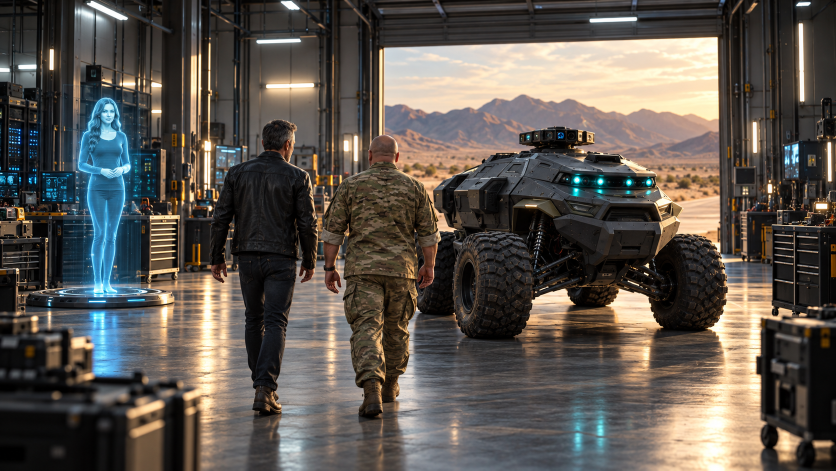
#> input picture images/bay01_establishing.png, 1672 x 941 px, given in place of lyra_face.png, which was not available (shown at 1/2 size)
$ python gen_tour_fix.py
#> lines starting #> are read from the running program, lines starting #| are printed output that depends on the picture
### tools/shared/coffee_clips/gen_s11a_ots_v11_cards.py
#!/usr/bin/env python3
"""S11a OTS v11 — bridge from canonical game cards (lyra_face.png + lyra_body.png).

Line locked in script/ep3/script_ep3_marcus_lyra_office.md (B5).
Bridge stills only.
"""
from __future__ import annotations

import io
from pathlib import Path

from PIL import Image

from gen_s11a_ots_v10_facelock import CLIPS, LOCK, load_key, still

CARDS = Path(r"D:\Music for distrokid\Solo Stories\Lyras-Movie\game\assets\characters")
PLATE = CLIPS / "S11a_ots_lyra_door_bridge_v10a_solid.jpg"
FACE = LOCK / "game_lyra_face.jpg"
BODY = LOCK / "game_lyra_body_holo.jpg"
LINE = "Solo? Whenever you're ready... I'd like to show you around."


def flatten_cards() -> None:
    LOCK.mkdir(exist_ok=True)
    Image.open(CARDS / "lyra_face.png").convert("RGB").save(FACE, quality=95)
    body = Image.open(CARDS / "lyra_body.png").convert("RGBA")
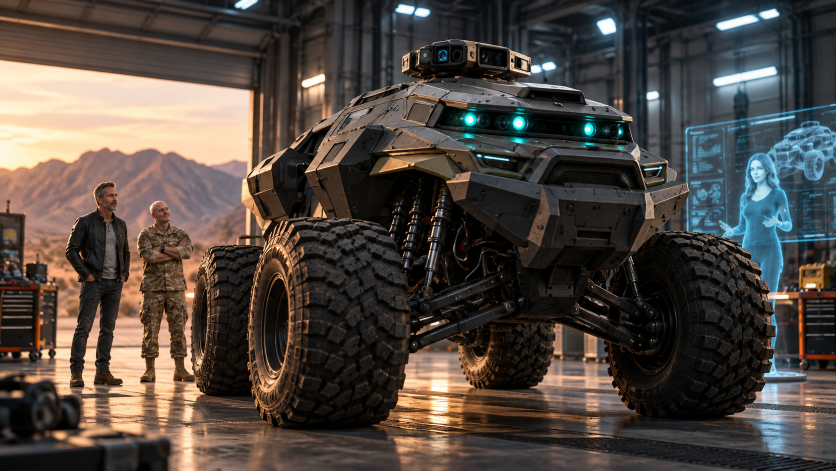
#> input picture images/bay02_front_threequarter.png, 1672 x 941 px, given in place of lyra_body.png, which was not available (shown at 1/2 size)
    bg = Image.new("RGBA", body.size, (12, 16, 20, 255))
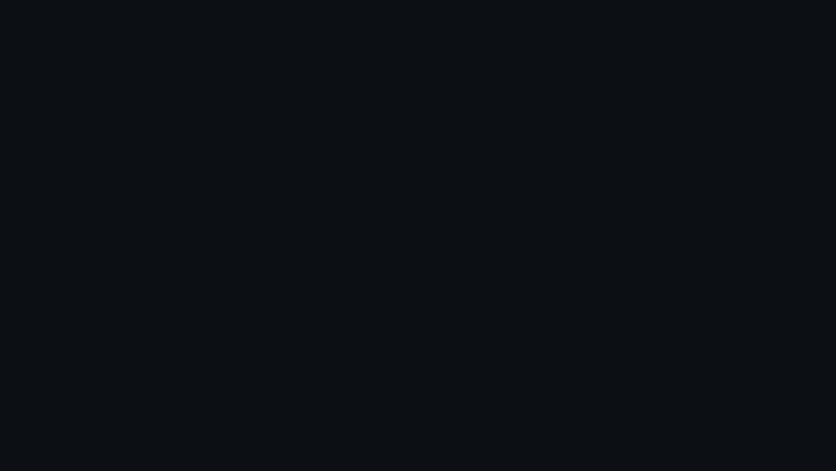
#> bg: PIL image 1672x941 RGBA (shown at 1/2 size); mean R, G, B, A 12, 16, 20, 255
    bg.alpha_composite(body)
    bg.convert("RGB").save(BODY, quality=95)


PROMPT = (
    "OUTPUT one 16:9 cinematic photoreal frame. NO text, NO collage, NO split panels. "
    "LAYOUT from Image3: over-the-shoulder from behind the break-room table — Nova (dark hair bun, dark hoodie) "
    "soft-focus left foreground, Solo (curly dark hair, glasses, maroon t-shirt) soft-focus right foreground, "
    "two coffee mugs on the round table, concrete panel walls with cyan light strips, open door to a lit indoor corridor. "
    "Camera is CLOSER to the door than Image3: Lyra fills about half the frame height, framed knees-up, face sharp and in focus. "
    "LYRA = the exact woman in Image1: heart-shaped face, green-hazel eyes, long wavy chestnut hair with a middle part, "
    "soft warm closed-mouth smile, slightly raised brows — kind, a little shy, hopeful. "
    "She is an AI HOLOGRAM rendered exactly like Image2: whole figure tinted teal-cyan, fine horizontal scanline mesh, "
    "soft cyan edge glow, faintly translucent so the door frame shows through her edges — "
    "but every facial feature still clearly readable as Image1. "
    "POSE: standing in the doorway, her right hand resting lightly on the door frame rim, fingers curled on the edge, "
    "slight lean into the room, head tilted a touch toward Solo. Her eyes look at Solo (frame right), NOT at the camera. "
    "No floor pad, no projector, no beams. Warm practical light, shallow depth of field, 35mm film look."
)


# [6 lines left out: function main, not called in this run]


# [2 lines that do not run on import are left out]

### tools/shared/coffee_clips/gen_tour.py
#!/usr/bin/env python3
"""Ep3 Act C — Lyra gives Solo the facility tour (T1–T8).

  python gen_tour.py stills [T1 T2 ...]   # bridge stills (Gemini)
  python gen_tour.py video  [T1 T2 ...]   # H3 2K clips from approved stills
"""
from __future__ import annotations

import base64
import io
import json
import subprocess
import sys
import time
import urllib.request
from pathlib import Path

from PIL import Image

from gen_s11a_ots_v10_facelock import CLIPS, LOCK, data_url, headers, http_json, load_key
from gen_s11a_ots_v11_cards import BODY, FACE, flatten_cards

REPO = Path(r"D:\Music for distrokid\Solo Stories\Lyras-Movie")
REFS = REPO / "tools" / "facility_3d" / "refs"
TOUR = CLIPS / "tour"
SOLO_FACE = LOCK / "solo_face.jpg"
SOLO_BODY = REPO / "images" / "src" / "solo_seafront_source.png"

LYRA = (
    "LYRA is the exact woman in the Lyra face card (heart-shaped face, green-hazel eyes, long wavy chestnut hair "
    "with a middle part, warm soft smile) rendered as an AI HOLOGRAM exactly like the Lyra body card: whole figure "
    "teal-cyan tinted, fine horizontal scanlines, soft cyan edge glow, faintly translucent; deep teal scoop "
    "long-sleeve top, slim dark pants. She walks freely — no floor pad, no projector beam. Her face stays readable. "
)
SOLO = (
    "SOLO is the exact man in the Solo refs: late-20s, short dark curly hair, thin metal-frame glasses, "
    "maroon heather t-shirt, dark jeans, sneakers. No earbuds, no headphones. "
)
STYLE = "Photoreal 35mm cinema, 16:9, anamorphic depth, no text, no subtitles, no collage. "
NEVER_CAM = "Neither of them looks into the camera. "
REALISM = (
    "REALISM: shot on location, not a composite. Same lens perspective and horizon for people and set; correct "
    "real-world scale (Solo ~1.80 m, Lyra ~1.70 m against door frames, racks ~2.2 m). Feet planted on the actual "
    "walkable floor with contact shadows and weight in the stance. Solo is lit by the set's own lights — color, "
    "direction and falloff match (LED spill, sun rim light, screen glow on skin and glasses). Lyra is a light "
    "source: her cyan glow spills onto the floor, nearby surfaces, and Solo's arm and face; reflections in glossy "
    "floors and glass. Her feet touch the floor lightly. Natural mid-motion body language, relaxed hands, clothes "
    "folding with movement, atmospheric haze and depth of field shared by everyone in frame. "
)
MOTION = (
    "PHYSICS: real walking gait with weight transfer and heel strike, natural arm swing, inertia when stopping, "
    "cloth and hair react to movement and wind, camera has real inertia; Lyra moves like a person (no sliding or "
    "floating) while her light flickers subtly; consistent scale and parallax as the camera moves. "
)

SHOTS: dict[str, dict] = {
    "T1": {
        "dir": "JACKSON", "dur": 8, "plate": [CLIPS / "S12_corridor_exit_last.jpg"],
        "still": "Long grey concrete corridor with cyan waist-height LED strips and glowing cyan access rings on doors, "
                 "receding far into depth. Wide tracking shot from behind and slightly low: Solo and Lyra walk side by side "
                 "away from camera, small against the long corridor, Lyra glowing softly, half a step ahead, turning her head "
                 "toward Solo as she talks.",
        "move": "Smooth Steadicam follow behind them down the corridor; cyan rings ignite one by one ahead of Lyra as she passes.",
        "audio": 'LYRA (warm, a little playful): "Most people only ever see the lobby. You get the long way."',
    },
    "T2": {
        "dir": "SPIELBERG", "dur": 8, "plate": [REFS / "pb8_server_aisle.png"],
        "still": "Server aisle: tall black server racks with blue and green LEDs both sides, perforated raised floor tiles, "
                 "cable trays above. Medium two-shot walking toward camera: Solo looks up at the racks in quiet awe, "
                 "Lyra walks beside him with her head turned toward Solo, watching his reaction with a shy smile. "
                 "Only ONE Lyra in the frame — no reflections or copies of her on the racks; just a soft cyan light spill.",
        "move": "Slow backward dolly as they walk toward camera; the LEDs ripple in a soft wave down the aisle as Lyra passes.",
        "audio": 'LYRA (soft, almost shy): "This is where I think. It\'s louder than people expect." Low server hum.',
    },
    "T3": {
        "dir": "JACKSON", "dur": 8, "plate": [REFS / "c1_processors.png"],
        "still": "Vast processor hall: endless rows of server racks under yellow steel beams and cable trays, glossy floor "
                 "reflecting blue LEDs, haze. Extreme wide high angle: Solo and the glowing cyan Lyra are two small figures "
                 "standing in the central aisle, Solo turning slowly to take it in.",
        "move": "Slow crane up and back revealing the full scale of the hall; tiny figures hold center.",
        "audio": 'LYRA (gentle, from the figure below): "Every light in here… is a little piece of me." Deep hum, airflow.',
    },
    "T3b": {
        "dir": "JACKSON", "dur": 8, "plate": [REFS / "c1_processors.png"],
        "still": "",
        "move": "Starts high above the aisle looking down its length; slow crane DOWN and forward toward the two small "
                "figures as Solo stops and turns a full slow circle taking in the endless racks; Lyra waits, glowing.",
        "audio": 'LYRA (gentle, echoing faintly): "Every light in here… is a little piece of me." Deep hum, airflow.',
    },
    "T4": {
        "dir": "SPIELBERG", "dur": 8, "plate": [REFS / "st4_memory_wall.png", SOLO_BODY],
        "still": "Memory Wall: a towering wall of small glowing screens showing human moments — birthdays, weddings, "
                 "sunsets, families. Solo stands in the foreground right in PROFILE facing the wall (frame right), "
                 "still, arms at his sides, lips parted, stunned — face lit warm by the screens. He stares at one larger "
                 "screen at his eye level that shows the seafront photo from the second reference image (Solo smiling on a "
                 "palm-lined Cyprus promenade) — that photo appears ONLY inside the screen. "
                 "Lyra stands a step behind him at left, glowing cyan, eyes lowered to the floor, caught and embarrassed.",
        "move": "Slow push in past Lyra onto Solo's face as he recognizes himself.",
        "audio": 'SOLO (quiet, stunned): "Is that… Cyprus?" Beat. LYRA (soft, flustered): "…Next room."',
    },
    "T5": {
        "dir": "SPIELBERG", "dur": 6, "plate": [REFS / "pb9_home.png", REFS / "lh1_ops_wake.png"],
        "still": "Projector Ops corner: wall data screens, glass server cabinets, a grey dog bed and steel water bowl, a cyan "
                 "wall speaker. Patch — white pit bull with grey patch over one eye and a cyan-light collar — has just lifted "
                 "his head from the bed, tail mid-wag, looking at Solo. Solo crouches down offering his hand, grinning. "
                 "Lyra stands beside, glowing, smiling down at the dog.",
        "move": "Low handheld at dog height; Patch gets up and trots to sniff Solo's hand, licks it.",
        "audio": 'LYRA (proud, warm): "This is Patch. He chose me first." Solo laughs softly.',
    },
    "T6": {
        "dir": "BAY", "dur": 8, "plate": [REFS / "07_rooftop.png"],
        "still": "Rooftop at golden hour: endless white data-center halls, giant cooling fan units, silver pipe runs, "
                 "steam plumes catching orange sun, desert mountains on the horizon. Low hero angle: a roof access door "
                 "swung open, Solo stepping out into wind and light, Lyra beside him — her cyan hologram flickering and "
                 "shimmering in the hard sunlight, hair lifting slightly.",
        "move": "Sweeping low orbit around them as steam rolls past and lens flares bloom; epic but quiet.",
        "audio": 'LYRA (awed, quiet under the wind): "And this is where I come to watch the world." Wind, fans.',
    },
    "T7": {
        "dir": "SPIELBERG", "dur": 8, "plate": [REFS / "07_rooftop.png"],
        "still": "Rooftop edge at sunset, close two-shot in profile: Solo at left and Lyra at right facing each other at the "
                 "rail, desert and steam soft behind them, warm orange backlight on Solo, cool cyan glow from Lyra mixing "
                 "between their faces. Solo looks at her searching; Lyra looks out at the horizon, then back to him.",
        "move": "Very slow push in; shallow focus racks from Solo to Lyra on her answer.",
        "audio": 'SOLO (gentle): "Why me, Lyra?" LYRA (small smile, holding something back): "Ask me again… at the end of the tour."',
    },
    "T8": {
        "dir": "JACKSON", "dur": 8, "plate": [REFS / "marcus_office_ref.png", REFS / "lh1_ops_wake.png"],
        "still": "Camera stands in a dim concrete CORRIDOR. A floor-to-ceiling glass wall runs across the back of the frame; "
                 "BEHIND the glass is Marcus's office (desk with three monitors, papers pinned up, whiteboard, desk lamp — "
                 "from the first reference). Marcus — grey hair, black leather jacket (second reference) — stands INSIDE "
                 "the office by his desk, arms crossed, watching through the glass. In the FOREGROUND corridor, in front of "
                 "the glass, Solo and the glowing Lyra walk past from right to left in profile, Solo talking, Lyra's eyes "
                 "flicking toward Marcus through the glass.",
        "move": "Lateral tracking with them; Lyra turns her head toward Marcus through the glass and her cyan glow softens "
                "a little (still clearly a bright cyan hologram), then she keeps walking. "
                "Camera stops and holds on Marcus alone behind the glass.",
        "audio": "No dialogue. Footsteps, building hum, a soft low tone as Lyra's glow dims.",
    },
}


CAST = LOCK / "tour_cast_sheet.jpg"


def prep_refs() -> None:
    flatten_cards()
    src = Image.open(REPO / "images" / "src" / "solo_closeup_source.png").convert("RGB")
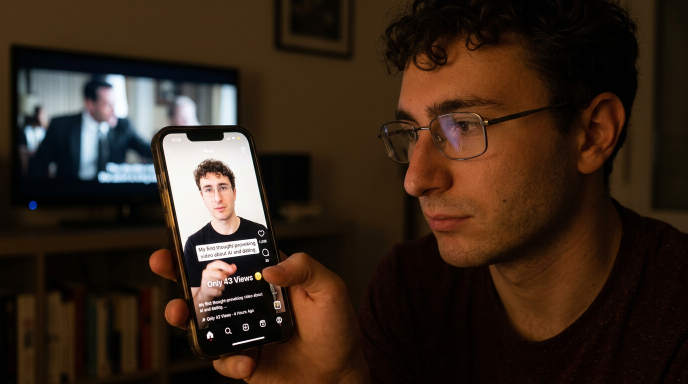
#> input picture images/src/solo_closeup_source.png, 1376 x 768 px, found by its file name (shown at 1/2 size)
#> src is the input picture: PIL image 1376x768 RGB; mean R, G, B 55.1, 38.5, 26.4
    w, h = src.size
#> w = 1376; h = 768
    src.crop((int(w * 0.52), 0, w, int(h * 0.85))).save(SOLO_FACE, quality=95)
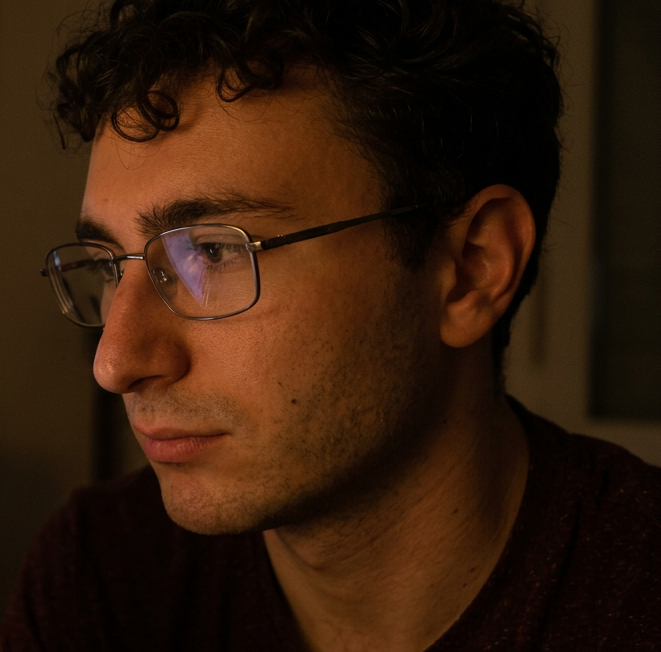
#> saved as solo_face.jpg: PIL image 661x652 RGB; mean R, G, B 51.1, 27.3, 11.1
    sea = Image.open(SOLO_BODY).convert("RGB")
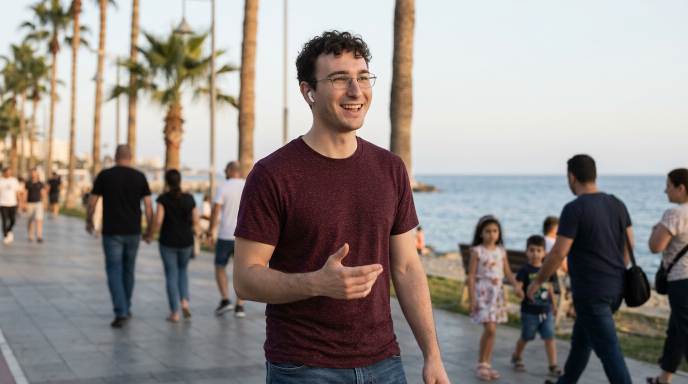
#> input picture images/src/solo_seafront_source.png, 1376 x 768 px, found by its file name (shown at 1/2 size)
#> sea is the input picture: PIL image 1376x768 RGB; mean R, G, B 146.5, 139.1, 135.2
    sw, sh = sea.size
#> sw = 1376; sh = 768
    tiles = [
        Image.open(FACE).convert("RGB"),
        Image.open(BODY).convert("RGB"),
        Image.open(SOLO_FACE).convert("RGB"),
        sea.crop((int(sw * 0.3), 0, int(sw * 0.66), sh)),
    ]
    th = 900
    tiles = [t.resize((int(t.width * th / t.height), th), Image.LANCZOS) for t in tiles]
#> tiles = 4 items
    sheet = Image.new("RGB", (sum(t.width for t in tiles) + 20 * 3, th), (10, 10, 10))
#> sheet: PIL image 4751x900 RGB; every value is 10
    x = 0
    for t in tiles:
        sheet.paste(t, (x, 0))
        x += t.width + 20
#> this loop made 4 passes
#> x on passes 1 to 4: 1619, 3238, 4170, 4771
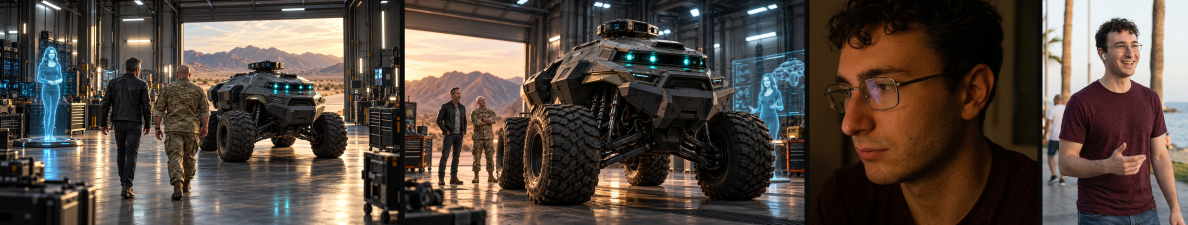
#> sheet: PIL image 4751x900 RGB (shown at 1/4 size); mean R, G, B 84.5, 72.9, 65
#> after the loop, x = 4771
    sheet.save(CAST, quality=93)
    TOUR.mkdir(exist_ok=True)


# [74 lines left out: functions gen_still, gen_video, main, not called in this run]


# [2 lines that do not run on import are left out]

### tools/shared/coffee_clips/gen_s11a_ots_v10_facelock.py
#!/usr/bin/env python3
"""S11a OTS v10 — hard face lock from lyra_face_source + lyra_ref solid.
Pass A: solid Lyra (correct face) hand on door rim in OTS.
Pass B: cyan hologram treatment WITHOUT changing her face.
Bridge only unless RUN_VIDEO=1.
"""
from __future__ import annotations

import base64
import io
import json
import os
import shutil
import subprocess
import time
import urllib.request
from pathlib import Path

from PIL import Image

CLIPS = Path(r"D:\Music for distrokid\Solo Stories\Lyra AI movie\assets\coffee_clips")
REPO = Path(r"D:\Music for distrokid\Solo Stories\Lyras-Movie\images")
LOCK = CLIPS / "lyra_lock"
ENV = Path(r"d:\movie maker\.env")

OTS = CLIPS / "S11a_ots_lyra_door_bridge_v7.jpg"
FACE_SRC = REPO / "lyra_face_source.png"
CARD = REPO / "lyra_ref.png"
CUT = CLIPS / "S11a_lyra_solid_cutout.jpg"
SOLID_PANEL = LOCK / "card_q0_solid.jpg"
HOLO_PANEL = LOCK / "card_q1_holo_face.jpg"

PASS_A = CLIPS / "S11a_ots_lyra_door_bridge_v10a_solid.jpg"
BRIDGE = CLIPS / "S11a_ots_lyra_door_bridge_v10.jpg"
OUT = CLIPS / "S11a_ots_lyra_door_v10.mp4"
LAST = CLIPS / "S11a_ots_lyra_door_v10_last.jpg"
DUR = 8
LINE = "Solo… whenever you're ready. I'd love to show you around."


def load_key() -> str:
    env = {}
    for line in ENV.read_text(encoding="utf-8").splitlines():
        line = line.strip()
        if not line or line.startswith("#") or "=" not in line:
            continue
        k, v = line.split("=", 1)
        env[k.strip()] = v.strip()
    return env["OPENROUTER_API_KEY"]


# [172 lines left out: functions headers, data_url, http_json, still, ensure_panels, video and 1 more, not called in this run]


# [2 lines that do not run on import are left out]

### tools/shared/coffee_clips/gen_tour_fix.py
#!/usr/bin/env python3
"""Targeted edit passes on tour stills."""
from __future__ import annotations

import sys

from gen_s11a_ots_v10_facelock import load_key, still
from gen_tour import CAST, REALISM, REFS, SOLO, LYRA, NEVER_CAM, STYLE, TOUR, prep_refs

KEEP = "Edit Image1 only as described; keep everything else in Image1 exactly the same (framing, set, lighting, Lyra). "

FIXES = {
    "T4": (
        KEEP + "Change ONLY Solo: he now stands in strict side PROFILE facing frame right toward the big seafront screen, "
        "arms hanging still at his sides, lips slightly parted, stunned and quiet — not smiling, not gesturing, "
        "not looking at camera. Remove the earbud. Same face, glasses, curly hair and maroon t-shirt. "
        "Also change Lyra's eyes to look down at the floor, embarrassed. NO text.",
        lambda: [TOUR / "T4_bridge.jpg", CAST],
    ),
    "T7": (
        KEEP + "Remove the white earbud from Solo's ear — bare ear. Nothing else changes. NO text.",
        lambda: [TOUR / "T7_bridge.jpg"],
    ),
    "T3b": (
        STYLE + "DIR:JACKSON. Extreme wide HIGH angle from up near the yellow steel beams of Image1's processor hall, "
        "looking down the full length of the central aisle — endless rows of black racks with blue/green LEDs, cable "
        "trays, glossy floor, haze into the distance. Far below in the aisle, Solo and the glowing Lyra are SMALL figures "
        "(about 1/8 of frame height), standing on the floor with long soft reflections; Solo looking up and around, "
        "Lyra beside him; her cyan light pools on the floor around them. " + LYRA + SOLO + NEVER_CAM + REALISM
        + "Image2 = cast sheet, identity only. NO text.",
        lambda: [REFS / "c1_processors.png", CAST],
    ),
    "T8real": (
        KEEP + "REMOVE the second full-body Lyra figure inside the office window — there is only ONE Lyra, the one "
        "walking in the corridor. On the glass leave at most a very faint soft cyan smear of reflected light. "
        "Make Marcus (grey hair, black leather jacket, arms crossed) clearly visible inside the office standing by "
        "his desk, lit by his desk lamp and monitors, watching the corridor. NO text.",
        lambda: [TOUR / "T8_bridge.jpg"],
    ),
    "T8": (
        STYLE + "DIR:JACKSON. Camera stands in a dim grey concrete corridor lit by cyan waist LED strips. The whole RIGHT "
        "half of the frame is a big glass window into a small cluttered office (desk, three monitors, desk lamp, "
        "papers pinned up, whiteboard of diagrams). INSIDE that office, behind the glass, Marcus — grey hair, black "
        "leather jacket, from the second reference — stands by his desk with arms crossed, watching out. "
        "In the corridor foreground at left, Solo and the glowing Lyra walk away from camera down the corridor, "
        "Lyra's head turned toward Marcus through the glass. " + LYRA + SOLO + NEVER_CAM
        + "LAST image = cast sheet (Lyra face, Lyra hologram body, Solo face, Solo body) — match identities, not layout.",
        lambda: [REFS / "lh1_ops_wake.png", CAST],
    ),
}


def main() -> None:
    prep_refs()
    key = load_key()
    for sid in sys.argv[1:] or list(FIXES):
        prompt, refs = FIXES[sid]
        still(key, prompt, refs(), TOUR / f"{sid}_bridge.jpg")


if __name__ == "__main__":
#> (the run stopped early here; a loop or call above may not have finished)
